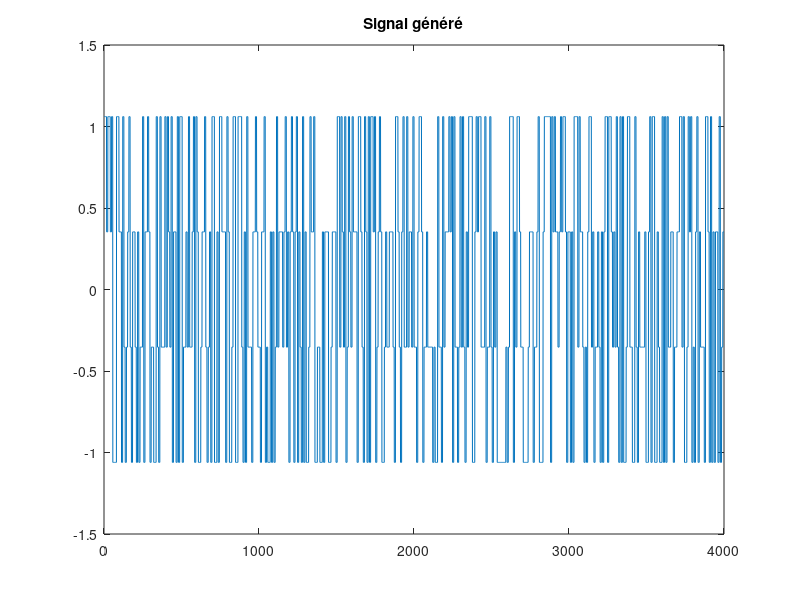
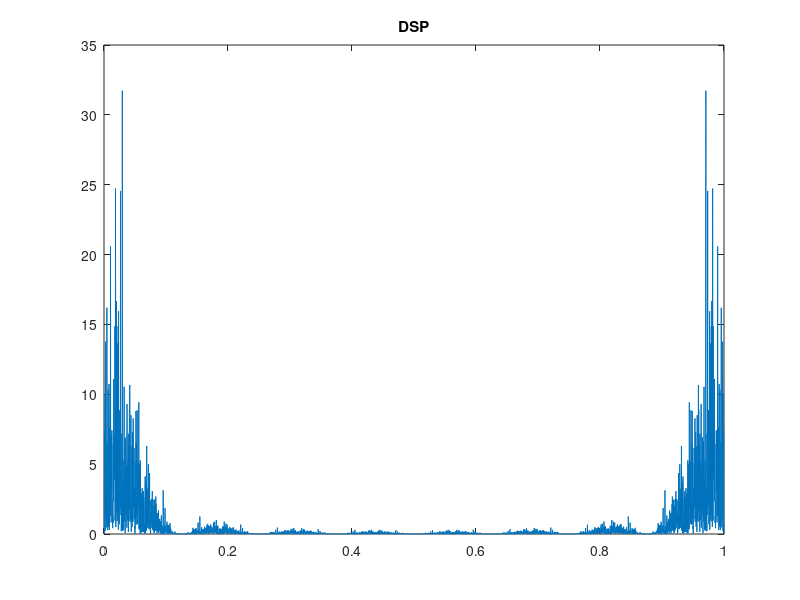
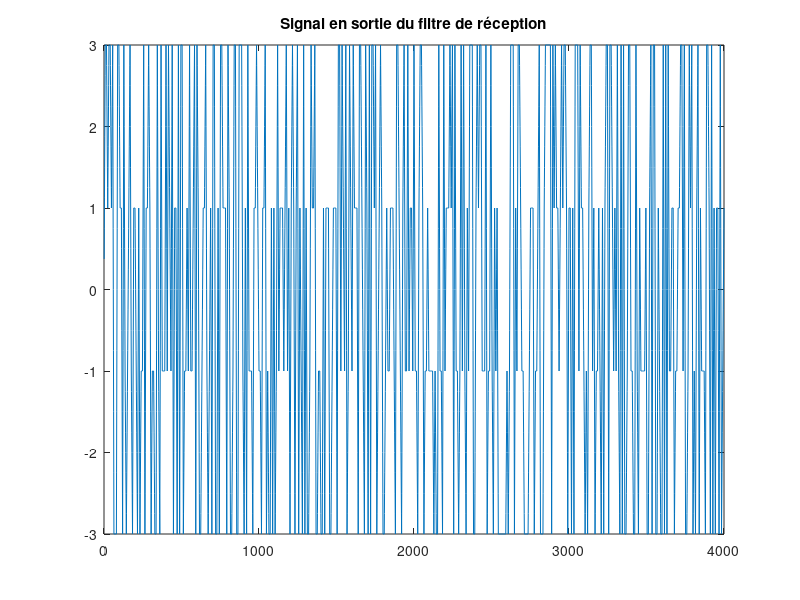
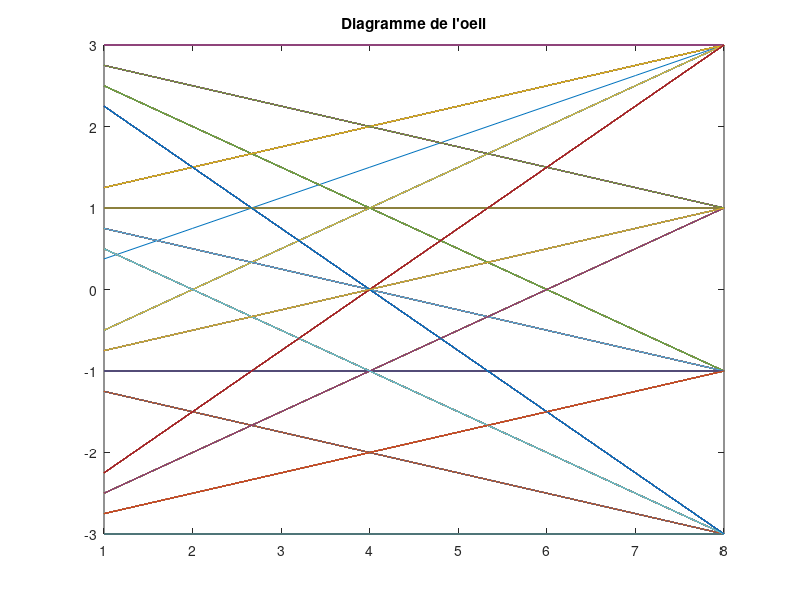

Write the MATLAB code that produced these figures, in order.
close all

% Durée symbole en nombre d’échantillons (Ts=Ns*Te)
Ns=4; 
Ts=2*Ns;

% Nombre de bits générés
nb_bits=1000; 

% Génération de l’information binaire
bits=randi([0,1],1,nb_bits);

% Mapping 4- aire à moyennenulle: 00->-3, 01->-1, 10->1, 11->3
Symboles = (2*bi2de(reshape(bits, 2, length(bits)/2).')-3).';

% Génération de la suite de Diracs pondérés par les symbols (suréchantillonnage)
dirac=kron(Symboles, [1 zeros(1,Ts-1)]);

% Génération de la réponse impulsionnelle du filtre de mise en forme(NRZ)
h=ones(1,2*Ns);
h=h/norm(h);
hr=h;

% Filtrage de mise en forme
x=filter(h,1,dirac);

% Affichage du signal généré
figure(1) ; clf
plot(x);
title('Signal généré')

% Calcul de la DSP du signal par périodogramme
DSP_x=(1/length(x))*abs(fft(x,2^nextpow2(length(x)))).^2;

% Affichage de la DSP du signal généré
figure(2);clf
plot(linspace(0,1,length(DSP_x)), DSP_x);
title('DSP')

% Tracé du signal en sortie du filtre de reception
sigma2=0;
b=sqrt(sigma2)*randn(1,nb_bits*Ts/2);
r=x+b;

z=filter(hr,1,r);
figure(3);clf
plot(z);

title('Signal en sortie du filtre de réception')

% Tracé du diagramme de l'oeil
oeil=reshape(z,Ts,nb_bits/2);
figure(4); clf
plot(oeil);
title("Diagramme de l'oeil")

% Tracé du signal avec bruit 
sigma2=Ns/2;
b=sqrt(sigma2)*randn(1,nb_bits*Ts/2);
r=x+b;

figure(5);clf
plot(r);
title('Signal avec bruit')

% Tracé du siganl en sortie du filtre avec bruit
z=filter(h,1,r);
figure(6);clf
plot(z);
title('Signal en sortie du filtre (avec bruit)')

% Tracé du TEB et TES
nb_bits=10000;
Ns=10;
Ts=2*Ns;
t0=Ts;
Eb_N0_dB=(-2:6);
dirac=[1 zeros(1,Ts-1)];

h=ones(1,Ts);
h=h/norm(h);
hr=h;

bits=randi([0,1],1,nb_bits);
Symboles = (2*bi2de(reshape(bits, 2, length(bits)/2).')-3).';

suite=kron(Symboles,dirac);
x=filter(h,1,suite);

for i=1:length(Eb_N0_dB)
    nb_erreur_symb=0;
    nb_erreur_bit=0;
    compteur=0;
    while nb_erreur_bit<100
        sigma2=mean(x.^2)*Ns/(2*10^(Eb_N0_dB(i)/10));
        bruit=sqrt(sigma2)*randn(1,nb_bits*Ts/2);
        signal_recu=x+bruit;
        z=filter(hr,1,signal_recu);
        z_ech=(z(t0:Ts:end));
        symb_est = 3*(z_ech>2) + 1*((0<z_ech)&(z_ech<2)) - 1*((-2<z_ech)&(z_ech<0)) -3*(z_ech<-2);
        nb_erreur_symb=nb_erreur_symb+sum(symb_est~=Symboles);
        bits_est= reshape(de2bi((symb_est + 3)/2).',1,length(bits));
        compteur=compteur+1;
        nb_erreur_bit=nb_erreur_bit+sum(bits_est~=bits);
    end
    TEB(i)=nb_erreur_bit/(compteur*nb_bits);
    TES(i)=nb_erreur_symb/(compteur*nb_bits/2);
end

% TES
figure(7); hold on;
TES_th=1.5*(1-normcdf(sqrt((4/5)*10.^(Eb_N0_dB/10))));
plot(Eb_N0_dB,10*log10(TES))
plot(Eb_N0_dB,10*log10(TES_th),'r')
title('TES')

% TEB
figure(8); hold on;
TEB_th=TES_th/2;
plot(Eb_N0_dB,10*log10(TEB))
plot(Eb_N0_dB,10*log10(TEB_th),'r')
title('TEB')



